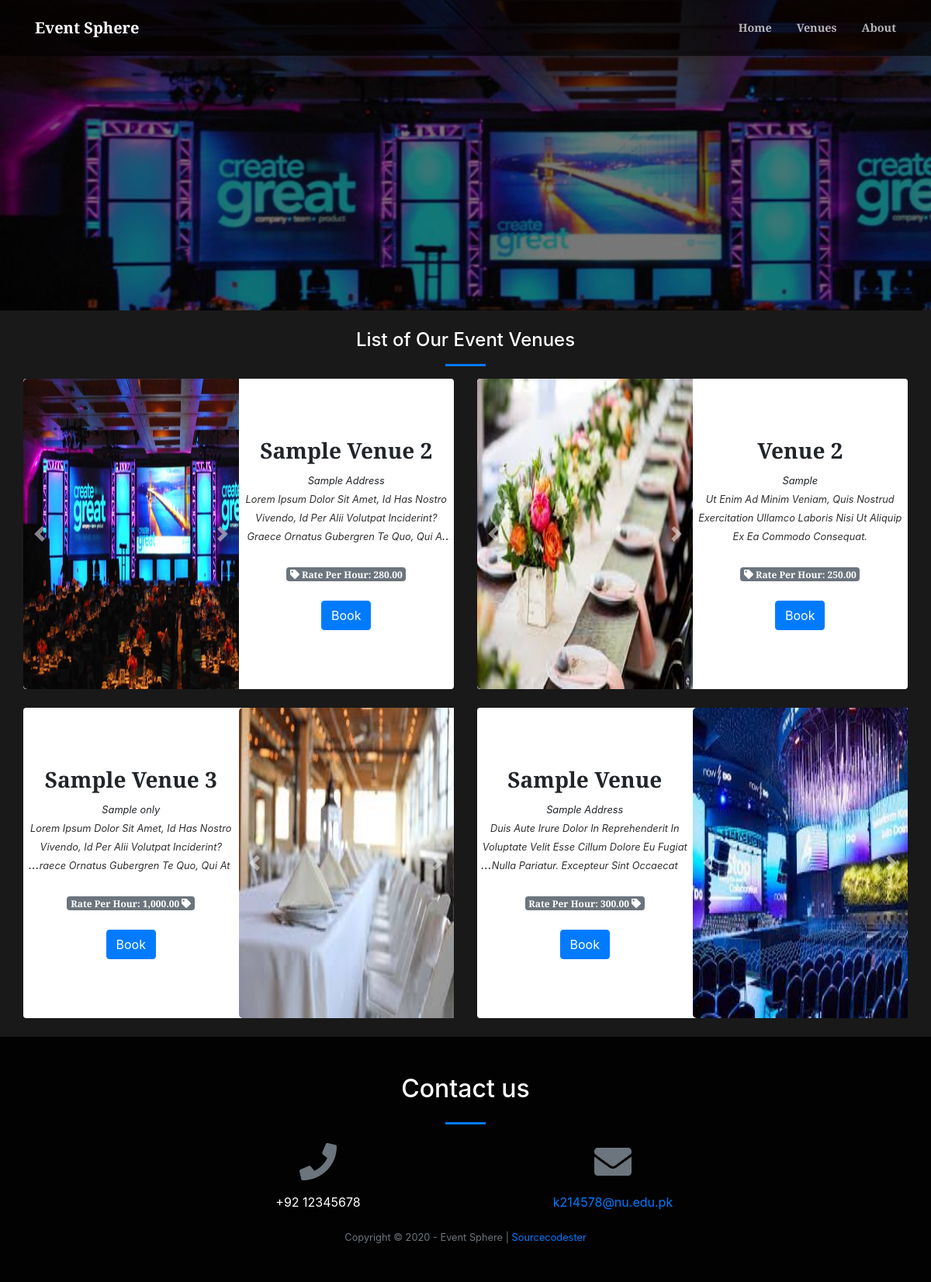
The page /index.php?page=venue on the database its author committed.
### tables this page shows
CREATE TABLE `venue` (
  `id` int(30) NOT NULL,
  `venue` text NOT NULL,
  `address` text NOT NULL,
  `description` text NOT NULL,
  `rate` float NOT NULL
);

### venue.php (the view, shortened to what this page needs)
<?php
include 'admin/db_connect.php';
?>
        <header class="masthead">
        </header>
            <div class="container-fluid mt-3 pt-2">
                <h4 class="text-center text-white">List of Our Event Venues</h4>
                <hr class="divider">
                <div class="row-items">
                <div class="col-lg-12">
                    <div class="row">
                <?php
                $rtl ='rtl';
                $ci= 0;
                $venue = $conn->query("SELECT * from venue order by rand()");
                while($row = $venue->fetch_assoc()):
                    $ci++;
                    if($ci < 3){
                        $rtl = '';
                    }else{
                        $rtl = 'rtl';
                    }
                    if($ci == 4){
                        $ci = 0;
                    }
                ?>
                <div class="col-md-6">
                <div class="card venue-list <?php echo $rtl ?>" data-id="<?php echo $row['id'] ?>">
                        <div id="imagesCarousel_<?php echo $row['id'] ?> card-img-top " class="carousel slide" data-ride="carousel">
                              <div class="carousel-inner">
                                    <?php
                                        $fpath = 'admin/assets/uploads/venue_'.$row['id'];
                                        $images= scandir($fpath);
                                        $i = 1;
                                        foreach($images as $k => $v):
                                            if(!in_array($v,array('.','..'))):
                                                $active = $i == 1 ? 'active' : '';
                                    ?>
                                         <div class="carousel-item <?php echo $active ?>">
                                          <img class="d-block w-100" src="<?php echo $fpath.'/'.$v ?>" alt="">
                                        </div>
                                    <?php
                                            $i++;
                                            else:
                                                unset($images[$v]);
                                            endif;
                                        endforeach;
                                    ?>
                                     <a class="carousel-control-prev" href="#imagesCarousel_<?php echo $row['id'] ?>" role="button" data-slide="prev">
                                        <span class="carousel-control-prev-icon" aria-hidden="true"></span>
                                      </a>
                                      <a class="carousel-control-next" href="#imagesCarousel_<?php echo $row['id'] ?>" role="button" data-slide="next">
                                        <span class="carousel-control-next-icon" aria-hidden="true"></span>
                                      </a>
                                        </div>
                                    </div>
                    <div class="card-body">
                        <div class="row align-items-center justify-content-center text-center h-100">
                            <div class="">
                                <div>
                                    <h3><b class="filter-txt"><?php echo ucwords($row['venue']) ?></b></h3>
                                    <small><i><?php echo $row['address'] ?></i></small>
                                </div>
                                <div>
                                <span class="truncate" style="font-size: inherit;"><small><?php echo ucwords($row['description']) ?></small></span>
                                    <br>
                                <span class="badge badge-secondary"><i class="fa fa-tag"></i> Rate Per Hour: <?php echo number_format($row['rate'],2) ?></span>
                                <br>
                                <br>
                                <button class="btn btn-primary book-venue align-self-end" type="button" data-id='<?php echo $row['id'] ?>'>Book</button>
                                </div>
                            </div>
                        </div>
                    </div>
                </div>
                <br>
                </div>
                <?php endwhile; ?>
                </div>
                </div>
                </div>
            </div>

### venue.php (style rules this page uses)
.venue-list { cursor: pointer; border: unset; flex-direction: inherit; }
.venue-list .carousel,.venue-list .card-body { width: calc(50%) }
.venue-list .carousel img.d-block.w-100 { border-top-left-radius: 5px; border-bottom-left-radius: 5px; min-height: 50vh; }
.carousel,.carousel-inner,.carousel-item { min-height: calc(100%) }
header.masthead,header.masthead:before { min-height: 50vh !important; height: 50vh !important }
.row-items { position: relative; }
.rtl { direction: rtl ; }

### rows shown on the page
venue: shows a picture, venue "Sample Venue 2", address "Sample Address", description "Lorem Ipsum Dolor Sit Amet, Id Has Nostro Vivendo, Id Per Alii Volutpat Inciderint? Graece Ornatus Gubergren Te Quo, Qui…", rate "280.00"
venue: shows a picture, venue "Venue 2", address "Sample", description "Ut Enim Ad Minim Veniam, Quis Nostrud Exercitation Ullamco Laboris Nisi Ut Aliquip Ex Ea Commodo Consequat.", rate "250.00"
venue: shows a picture, venue "Sample Venue 3", address "Sample only", description "Lorem Ipsum Dolor Sit Amet, Id Has Nostro Vivendo, Id Per Alii Volutpat Inciderint? Graece Ornatus Gubergren Te Quo, Qui…", rate "1,000.00"
venue: shows a picture, venue "Sample Venue", address "Sample Address", description "Duis Aute Irure Dolor In Reprehenderit In Voluptate Velit Esse Cillum Dolore Eu Fugiat Nulla Pariatur. Excepteur Sint…", rate "300.00"

### other values the page prints
$_SESSION['system']['name'] "Event Sphere"
$_SESSION['system']['contact'] "+92 12345678"
$_SESSION['system']['email'] "k214578@nu.edu.pk"
